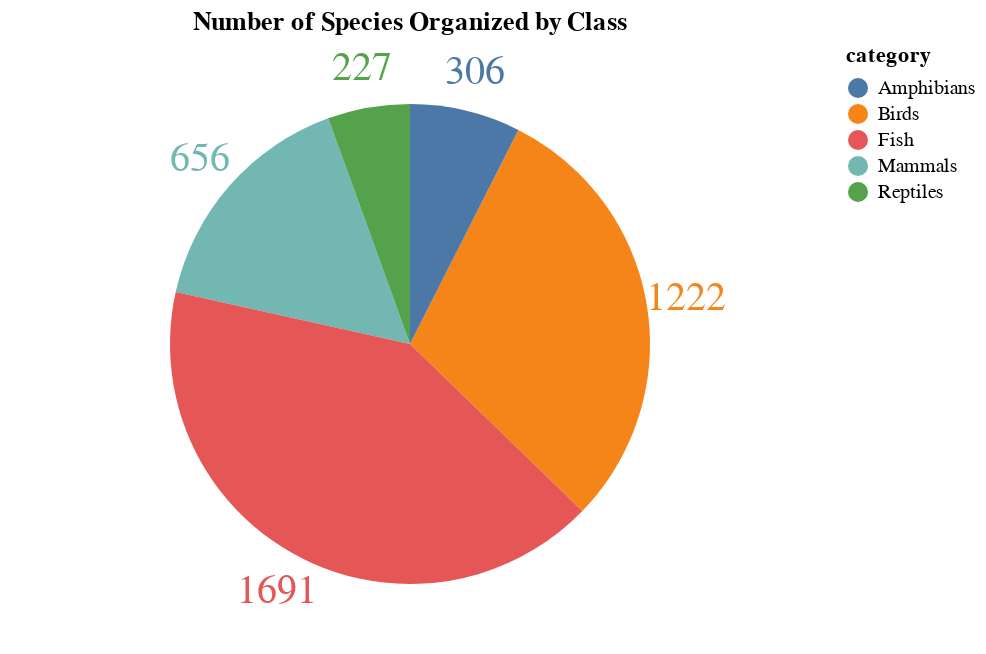

Write notebook code for a chart like this one.
### Code cell
source = pd.DataFrame({"category": ["Birds", "Mammals", "Reptiles", "Amphibians", "Fish"],
                       "value": [aves, mammalia, reptilia, amphibia, fish]})

base = alt.Chart(source).encode(
    theta = alt.Theta("value:Q", stack = True),
    color = alt.Color("category:N")
).properties(
    title = "Number of Species Organized by Class"
)

pie = base.mark_arc(outerRadius=120)
text = base.mark_text(radius=140, size=20).encode(text="value:Q")

pie + text

### Figure 1 — Vega-Lite specification as saved in the notebook (floating-point values rounded to 4 significant figures)
{"config": {"view": {"continuousWidth": 400, "continuousHeight": 300}}, "layer": [{"mark": {"type": "arc", "outerRadius": 120}, "encoding": {"color": {"field": "category", "type": "nominal"}, "theta": {"field": "value", "stack": true, "type": "quantitative"}}, "title": "Number of Species Organized by Class"}, {"mark": {"type": "text", "radius": 140, "size": 20}, "encoding": {"color": {"field": "category", "type": "nominal"}, "text": {"field": "value", "type": "quantitative"}, "theta": {"field": "value", "stack": true, "type": "quantitative"}}, "title": "Number of Species Organized by Class"}], "data": {"name": "data-87a29675e34425026809153e387e3249"}, "$schema": "https://vega.github.io/schema/vega-lite/v4.17.0.json", "datasets": {"data-87a29675e34425026809153e387e3249": [{"category": "Birds", "value": 1222}, {"category": "Mammals", "value": 656}, {"category": "Reptiles", "value": 227}, {"category": "Amphibians", "value": 306}, {"category": "Fish", "value": 1691}]}}
